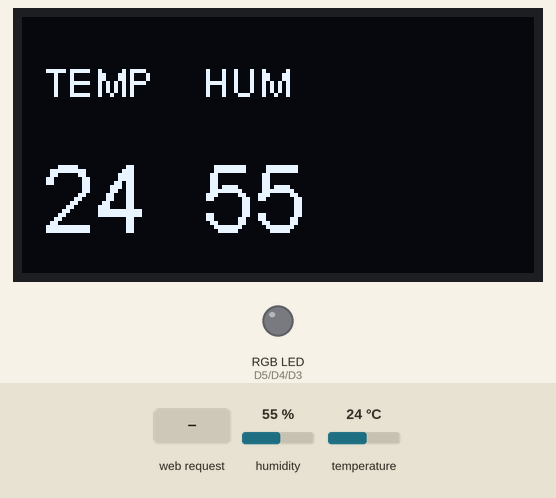
This sketch was run on a simulated ESP8266 (NodeMCU). On the bench: 128×64 one-colour display, an RGB LED mixed from three pins (HIGH = lit). The test bench sets the inputs (shaded band); at power-on: humidity 55 %, temperature 24 °C. WiFi joins after 1.5 s; servers stay silent unless stated; what the sketch prints to the serial monitor is not drawn.

Above: at 3.8 s.
3.9 s: HTTP request GET /led/on received
At 4.8 s:
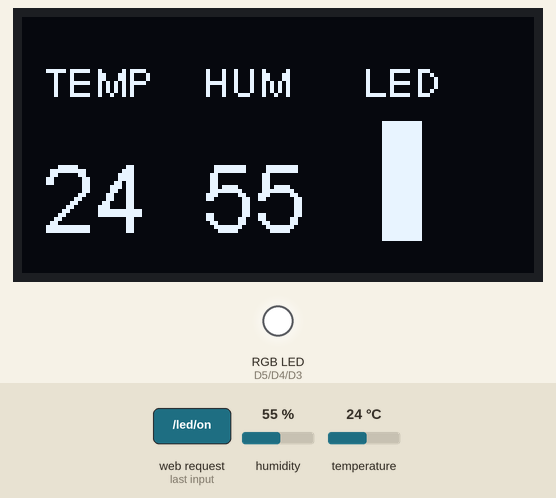
7.4 s: HTTP request GET /led/rgb/ received
At 8.6 s:
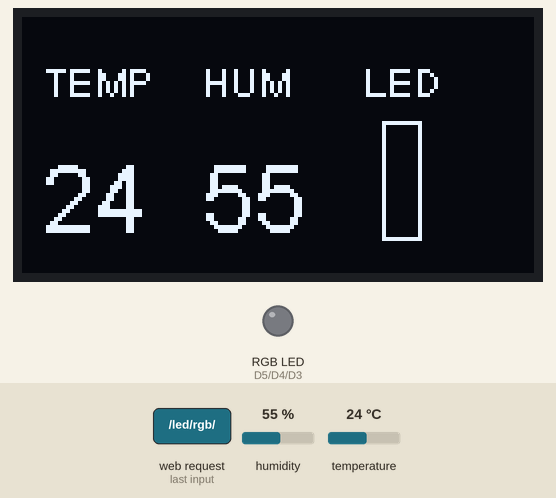
10.9 s: humidity set to 22 %
At 13.9 s:
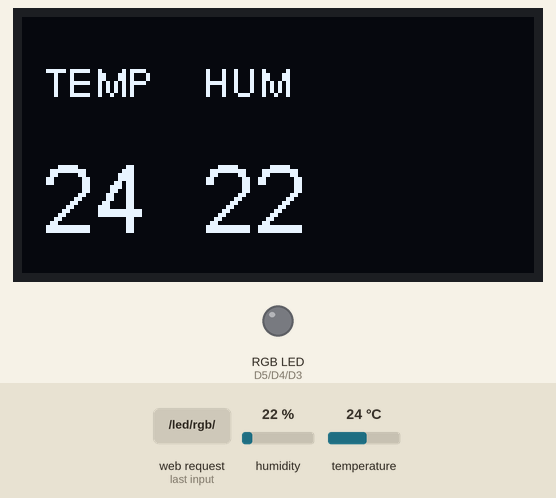
14.2 s: temperature set to 12 °C
At 18.5 s:
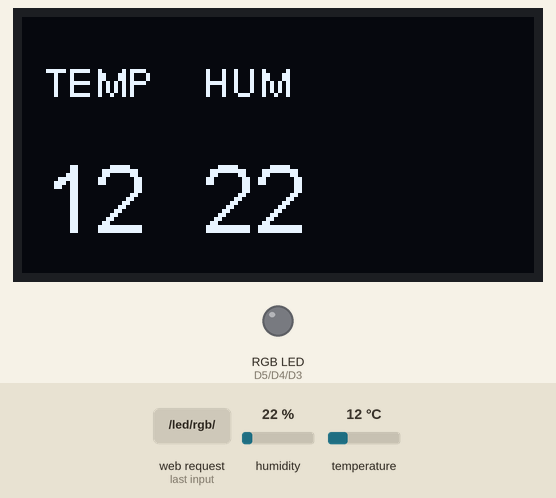
19.2 s: humidity set to 40 %
At 23.2 s:
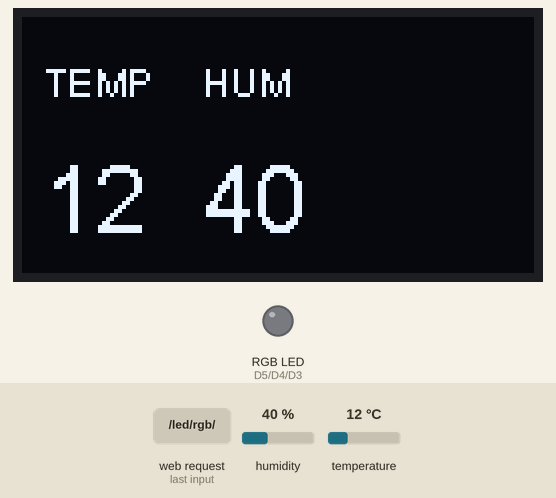
24.2 s: temperature set to 19 °C
At 29.1 s:
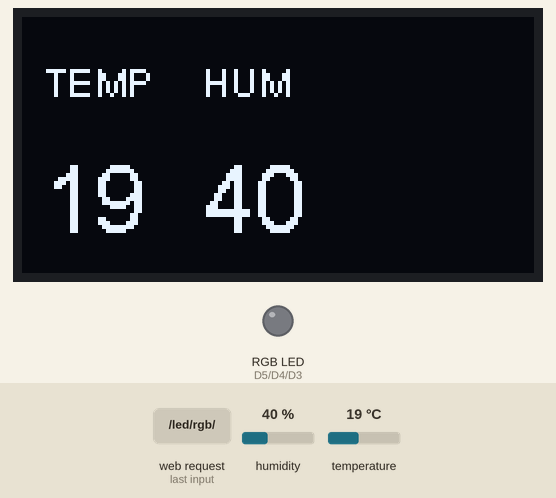
Timing chart, 0 to 30.2 s (numbered marks = the images above; inputs shaded):
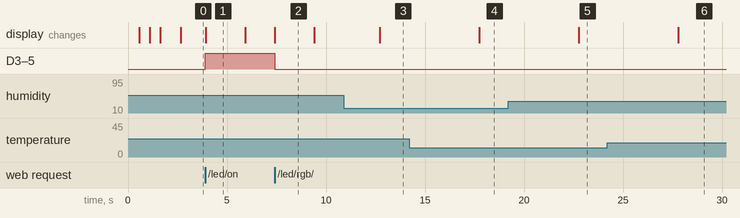

Measured:
- after the input at 3.9 s, D3 (BLUE_PIN), D4 (GREEN_PIN), D5 (RED_PIN): LOW → HIGH at once; the display: changes at once (image 1)
- after the input at 7.4 s, D3 (BLUE_PIN), D4 (GREEN_PIN), D5 (RED_PIN): HIGH → LOW at once; the display: changes at once (image 2)
- after the input at 10.9 s, the display: changes after 1.8 s (image 3)
- after the input at 14.2 s, the display: changes after 3.5 s (image 4)
- after the input at 19.2 s, the display: changes after 3.6 s (image 5)
- after the input at 24.2 s, the display: changes after 3.6 s (image 6)
- what the display in image 1 shows lasts 2.0 s, from 3.9 s to 5.9 s

The sketch:

lighthouse.ino
```cpp
#include <DHT.h>
#include <ESP8266WiFi.h>
#include <Wire.h>
#include <SSD1306.h>

// GPIO Pins
const int DHT_PIN = D2;
const int RED_PIN = D5;
const int GREEN_PIN = D4;
const int BLUE_PIN = D3;
const int OLED_SDA_PIN = D6;
const int OLED_SCK_PIN = D7;

const char* ssid = "Henry's Living Room 2.4GHz";
const char* password = "13913954971";


// RGB LED
int red = 255;
int green = 255;
int blue = 255;
int brightness = 100;

int temperature = 0;
int humidity = 0;
int dhtUpdateInterval = 5 * 1000;
long dhtLastUpdateTime = 0;
long birghtnessLastDisplayTime = 0;

// DHT11
DHT dht(DHT_PIN, DHT11);

// OLED Display
SSD1306 display(0x3c, OLED_SDA_PIN, OLED_SCK_PIN);

// Create an instance of the server
// specify the port to listen on as an argument
WiFiServer server(80);

void setup() {
    Serial.begin(9600);
    setupGPIOs();
    setupScreen();
    println("Starting Lighthouse...");
    setupWiFi();
}

void loop()
{
    if (dhtLastUpdateTime == 0 ||
        millis() - dhtLastUpdateTime > dhtUpdateInterval)
    {
        updateDHT();
        render();
    }
    else if (birghtnessLastDisplayTime != 0 && birghtnessLastDisplayTime < millis())
    {
        birghtnessLastDisplayTime = 0;
        render();
    }
    WiFiClient client = server.available();
    if (!client)
    {
        return;
    }

    while (!client.available())
    {
        delay(1);
    }
    handleClient(client);
}


void updateDHT()
{
    temperature = dht.readTemperature();
    humidity = dht.readHumidity();
    dhtLastUpdateTime = millis();
}

void render()
{
    bool showBrightness = birghtnessLastDisplayTime > millis();

    display.clear();
    display.setFont(ArialMT_Plain_24);
    display.drawString(5, 32, String(temperature));
    display.drawString(45, 32, String(humidity));

    display.setFont(ArialMT_Plain_10);
    display.drawString(5, 10, "TEMP");
    display.drawString(45, 10, "HUM");

    if (showBrightness)
    {
        display.drawString(85, 10, "LED");
        int frameHeight = 30;
        int rectHeight = brightness * 0.01 * frameHeight;
        display.fillRect(90, 26 + (frameHeight - rectHeight), 10, rectHeight);
        display.drawRect(90, 26, 10, frameHeight);
    }

    display.display();
}


void setupGPIOs()
{
    pinMode(RED_PIN, OUTPUT);
    pinMode(GREEN_PIN, OUTPUT);
    pinMode(BLUE_PIN, OUTPUT);

    analogWrite(RED_PIN, 0);
    analogWrite(GREEN_PIN, 0);
    analogWrite(BLUE_PIN, 0);
}

void setupScreen()
{
    display.init();
    display.setLogBuffer(5, 30);
    display.flipScreenVertically();
    display.clear();
    display.setContrast(255);
}

void setupWiFi()
{
    // Connect to WiFi network
    print("Connecting to "); println(ssid);
    WiFi.begin(ssid, password);
    while (WiFi.status() != WL_CONNECTED)
    {
        delay(500);
        print(".");
    }
    println("\nWiFi connected");

    // Start the server
    server.begin();
    println(WiFi.localIP().toString());
    delay(1000);
}


void print(String text)
{
    Serial.print(text);
    display.clear();
    display.print(text);
    display.drawLogBuffer(0, 0);
    display.display();
}

void println(String text)
{
    print(text + "\n");
}


void handleClient(WiFiClient client)
{
    String req = client.readStringUntil('\r');
    client.flush();

    if (req.indexOf("/led") != -1)
    {
        handleLED(client, req);
    }
    else if (req.indexOf("/dht") != -1)
    {
        handleDHT(client, req);
    }
    else
    {
        client.stop();
    }
}

void handleLED(WiFiClient client, String req)
{
    bool on;
    if (req.indexOf("/led/rgb/") != -1)
    {
        on = true;
        red = hexToInt(req.substring(13, 15));
        green = hexToInt(req.substring(15, 17));
        blue = hexToInt(req.substring(17, 19));
        brightness = hexToInt(req.substring(19, 21));
        Serial.println("LED color -> #" + req.substring(13, 19));
    }
    else if (req.indexOf("/led/on") != -1)
    {
        on = true;
        Serial.println("LED switched ON");
    }
    else if (req.indexOf("/led/off") != -1)
    {
        on = false;
        Serial.println("LED switched OFF");
    }

    if (on)
    {
        analogWrite(RED_PIN, red);
        analogWrite(GREEN_PIN, green);
        analogWrite(BLUE_PIN, blue);
        birghtnessLastDisplayTime = millis() + 2000;
        render();
    }
    else
    {
        analogWrite(RED_PIN, 0);
        analogWrite(GREEN_PIN, 0);
        analogWrite(BLUE_PIN, 0);
    }

    client.flush();
    client.print("HTTP/1.1 200 OK\r\nContent-Type: text/html\r\n\r\nOK");
}


void handleDHT(WiFiClient client, String req)
{
    client.flush();
    client.print("HTTP/1.1 200 OK\r\nContent-Type: application/json\r\n\r\n{\"temperature\":" +
        String(temperature) + ",\"humidity\":" +
        String(humidity) + "}");
}


char* string2char(String command)
{
    if (command.length() != 0)
    {
        char *p = const_cast<char*>(command.c_str());
        return p;
    }
}

int hexToInt(String hex)
{
    return (int)(strtol(string2char(hex), 0, 16));
}
```
